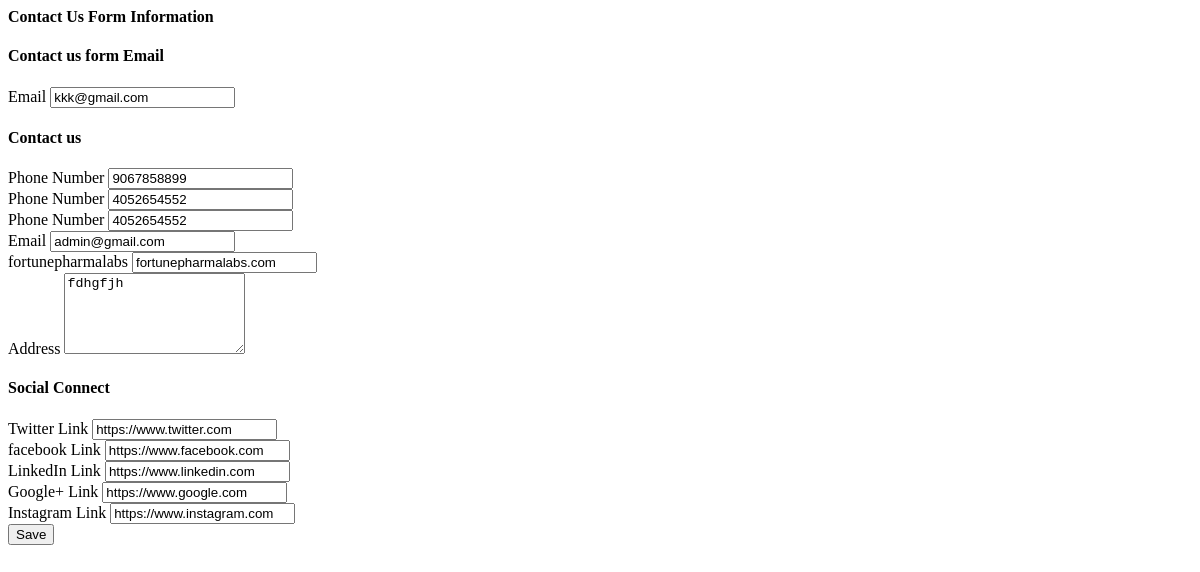
The app's page /index.php/contactus with its own data.
### tables this page shows
CREATE TABLE `contactform` (
  `c_id` int(11) NOT NULL AUTO_INCREMENT,
  `contact_email` varchar(250) DEFAULT NULL,
  `email` varchar(250) DEFAULT NULL,
  `forturn_lab` varchar(250) DEFAULT NULL,
  `phone` varchar(250) DEFAULT NULL,
  `phone_number` varchar(250) DEFAULT NULL,
  `phone_no` varchar(250) DEFAULT NULL,
  `address` text,
  `twitter_link` text,
  `facebook_link` text,
  `instagram_link` text,
  `google_plus` text,
  `linkedIn_link` text,
  `status` int(11) DEFAULT NULL,
  `updated_at` datetime DEFAULT NULL,
  `homepage_preview` int(11) DEFAULT '0',
  PRIMARY KEY (`c_id`)
);

### application/controllers/Contactus.php (called while the page is built, shortened)
<?php
class Contactus extends Back_end {
	public function __construct()
	{
		$this->load->helper(array('form', 'url'));
		$this->load->library('form_validation');
		$this->load->library('session');
		$this->load->library('email');
		$this->load->library('user_agent');
		$this->load->helper('directory');
		$this->load->helper('cookie');
		$this->load->helper('security');
		$this->load->model('Users_model');
	}
	public function index(){
		$data['details']=$this->Users_model->get_contact_form_details();
		$this->load->view('admin/contactus',$data);
		$this->load->view('admin/footer');
	}
}

### index.php (called while the page is built, shortened)
<?php
require_once BASEPATH.'core/CodeIgniter.php';

### application/models/Users_model.php (called while the page is built, shortened)
<?php if ( ! defined('BASEPATH')) exit('No direct script access allowed');
class Users_model extends CI_Model
{
	public function get_contact_form_details(){
	$this->db->select('*')->from('contactform');
	    return $this->db->get()->row_array();
	}
}

### application/views/admin/contactus.php (the view, shortened to what this page needs)
<div class="page-wrapper">
    <div class="content container-fluid bg-white">
        <div class="row">
            <div class="col-xs-4">
                <h4 class="page-title">Contact Us Form Information</h4>
            </div>
        </div>
        <form id="defaultForm" method="post" class="m-b-30" action="<?php echo base_url('contactus/post'); ?>" enctype="multipart/form-data">
            <div class="row">
                <div class="col-lg-12">
                    <h4 class="text-primary">Contact us form Email</h4>
                </div>
                <div class="col-md-6">
                    <div class="form-group">
                        <label>Email </label>
                        <input type="text" class="form-control" placeholder="Enter Email id" id="contact_email" name="contact_email" value="<?php echo isset($details['contact_email'])?$details['contact_email']:''; ?>">
                    </div>
                </div>
            </div>
            <div class="row">
                <div class="col-lg-12">
                    <h4 class="text-primary">Contact us </h4>
                </div>
                <div class="col-md-6">
                    <div class="form-group">
                        <label>Phone Number</label>
                        <input type="text" class="form-control" placeholder="Enter Phone Number" id="phone" name="phone" value="<?php echo isset($details['phone'])?$details['phone']:''; ?>">
                    </div>
                </div>
				 <div class="col-md-6">
                    <div class="form-group">
                        <label>Phone Number</label>
                        <input type="text" class="form-control" placeholder="Enter Phone Number" id="phone_number" name="phone_number" value="<?php echo isset($details['phone_number'])?$details['phone_number']:''; ?>">
                    </div>
                </div>
				 <div class="col-md-6">
                    <div class="form-group">
                        <label>Phone Number</label>
                        <input type="text" class="form-control" placeholder="Enter Phone Number" id="phone_no" name="phone_no" value="<?php echo isset($details['phone_no'])?$details['phone_no']:''; ?>">
                    </div>
                </div>
                <div class="col-md-6">
                    <div class="form-group">
                        <label>Email</label>
                        <input type="text" class="form-control" placeholder="Enter Email" id="email" name="email" value="<?php echo isset($details['email'])?$details['email']:''; ?>">
                    </div>
                </div>
				 <div class="col-md-6">
                    <div class="form-group">
                        <label>fortunepharmalabs</label>
                        <input type="text" class="form-control" placeholder="Enter fortunepharmalabs" id="forturn_lab" name="forturn_lab" value="<?php echo isset($details['forturn_lab'])?$details['forturn_lab']:''; ?>">
                    </div>
                </div>
                <div class="col-md-12">
                    <div class="form-group">
                        <label>Address</label>
                        <textarea class="form-control" rows="5" placeholder="Enter Address" id="address" name="address"><?php echo isset($details['address'])?$details['address']:''; ?></textarea>
                    </div>
                </div>
            </div>
            <div class="row">
                <div class="col-lg-12">
                    <h4 class="text-primary">Social Connect</h4>
                </div>
                <div class="col-md-6">
                    <div class="form-group">
                        <label>Twitter Link</label>
                        <input type="text" class="form-control" placeholder="Enter Twitter Link" id="twitter_link" name="twitter_link" value="<?php echo isset($details['twitter_link'])?$details['twitter_link']:''; ?>">
                    </div>
                </div>
                <div class="col-md-6">
                    <div class="form-group">
                        <label>facebook Link</label>
                        <input type="text" class="form-control" placeholder="Enter facebook Link" id="facebook_link" name="facebook_link" value="<?php echo isset($details['facebook_link'])?$details['facebook_link']:''; ?>">
                    </div>
                </div>
            </div>
            <div class="row">
                <div class="col-md-6">
                    <div class="form-group">
                        <label>LinkedIn Link</label>
                        <input type="text" class="form-control" placeholder="Enter LinkedIn Link" id="linkedIn_link" name="linkedIn_link" value="<?php echo isset($details['linkedIn_link'])?$details['linkedIn_link']:''; ?>">
                    </div>
                </div>
                <div class="col-md-6">
                    <div class="form-group">
                        <label>Google+ Link</label>
                        <input type="text" class="form-control" placeholder="Enter Google+ Link" id="google_plus" name="google_plus" value="<?php echo isset($details['google_plus'])?$details['google_plus']:''; ?>">
                    </div>
                </div>
            </div>
            <div class="row">
                <div class="col-md-6">
                    <div class="form-group">
                        <label>Instagram Link</label>
                        <input type="text" class="form-control" placeholder="Enter Instagram Link" id="instagram_link" name="instagram_link" value="<?php echo isset($details['instagram_link'])?$details['instagram_link']:''; ?>">
                    </div>
                </div>
            </div>
            <div class="m-t-20 text-center">
                <button type="submit" class="btn btn-primary" name="signup" value="Sign up">Save</button>
            </div>
        </form>
    </div>
</div>

### records on screen
contactform: contact_email "kkk@gmail.com", phone "9067858899", phone_number "4052654552", phone_no "4052654552", email "admin@gmail.com", forturn_lab "fortunepharmalabs.com", address "fdhgfjh", twitter_link "https://www.twitter.com", facebook_link "https://www.facebook.com", linkedIn_link "https://www.linkedin.com", google_plus "https://www.google.com", instagram_link "https://www.instagram.com"
